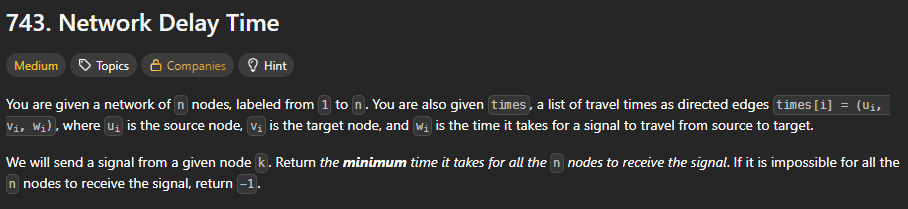
#> input picture backend/evidence/SR-2026-ED2F/4.1.png, 908 x 209 px
$ python -i corruption_forensics.py   (imports and definitions only)
#> lines starting #> are read from the running program, lines starting #| are printed output that depends on the picture; after the words box and inside, x2 and y2 are one past the last pixel; in counts of white or black regions, pixels touching at a corner belong together
# import cv2
# import numpy as np
# from PIL import Image

# def analyze_corruption(
#     image_path,
#     image_type
# ):
#     corruption_score = 0
#     reasons = []
#     artifact_types = []

#     # ====================================
#     # SKIP CORRUPTION ANALYSIS
#     # FOR DESIGNED MEDIA
#     # ====================================

#     if image_type in [
#         "graphic_design",
#         "poster",
#         "digital_artwork",
#         "web_ui"
#     ]:
#         return {
#             "corruption_detected": False,
#             "corruption_score": 0,
#             "risk_level": "LOW",
#             "artifact_types": [],
#             "horizontal_score": 0,
#             "vertical_score": 0,
#             "black_ratio": 0,
#             "block_damage_count": 0,
#             "reasons": [
#                 "Corruption analysis not applicable to graphic design"
#             ]
#         }

#     try:
#         # ====================================
#         # FILE INTEGRITY CHECK
#         # ====================================
#         try:
#             img = Image.open(image_path)
#             img.verify()

#         except Exception:
#             corruption_score += 50
#             reasons.append(
#                 "Image file structure corrupted"
#             )

#             artifact_types.append(
#                 "File Corruption"
#             )

#         # ====================================
#         # LOAD IMAGE
#         # ====================================
#         image = cv2.imread(image_path)
#         if image is None:
#             return {
#                 "corruption_detected": True,
#                 "corruption_score": 100,
#                 "risk_level": "HIGH",
#                 "artifact_types": [
#                     "Unreadable Image"
#                 ],

#                 "reasons": [
#                     "Image could not be decoded"
#                 ]
#             }

#         gray = cv2.cvtColor(
#             image,
#             cv2.COLOR_BGR2GRAY
#         )

#         height, width = gray.shape

#         # ====================================
#         # HORIZONTAL ARTIFACTS
#         # ====================================
#         horizontal_diff = np.mean(
#             np.abs(
#                 gray[1:, :].astype(np.float32)
#                 -
#                 gray[:-1, :].astype(np.float32)
#             )
#         )

#         if (
#             image_type == "camera_photo"
#             and horizontal_diff > 45
#         ):
#             corruption_score += 20
#             reasons.append(
#                 "Horizontal corruption artifacts detected"
#             )

#             artifact_types.append(
#                 "Horizontal Corruption"
#             )

#         # ====================================
#         # VERTICAL ARTIFACTS
#         # ====================================
#         vertical_diff = np.mean(
#             np.abs(
#                 gray[:, 1:].astype(np.float32)
#                 -
#                 gray[:, :-1].astype(np.float32)
#             )
#         )

#         if (
#             image_type == "camera_photo"
#             and vertical_diff > 45
#         ):
#             corruption_score += 20
#             reasons.append(
#                 "Vertical corruption artifacts detected"
#             )

#             artifact_types.append(
#                 "Vertical Corruption"
#             )

#         # ====================================
#         # BLACK REGION ANALYSIS
#         # ====================================
#         black_pixels = np.sum(
#             gray < 5
#         )

#         black_ratio = (
#             black_pixels
#             /
#             (height * width)
#         )

#         if (
#             image_type == "camera_photo"
#             and black_ratio > 0.25
#         ):
#             corruption_score += 15
#             reasons.append(
#                 "Large damaged black region detected"
#             )

#             artifact_types.append(
#                 "Missing Image Region"
#             )

#         # ====================================
#         # PIXEL BLOCK ANALYSIS
#         # ====================================
#         block_damage_count = 0
#         block_size = 16
#         for y in range(
#             0,
#             height - block_size,
#             block_size
#         ):
#             for x in range(
#                 0,
#                 width - block_size,
#                 block_size
#             ):
#                 block = gray[
#                     y:y + block_size,
#                     x:x + block_size
#                 ]

#                 std = np.std(block)

#                 if std < 2:
#                     block_damage_count += 1

#         if (
#             image_type == "camera_photo"
#             and block_damage_count > 5000
#         ):
#             corruption_score += 25
#             reasons.append(
#                 "Pixel block corruption detected"
#             )
#             artifact_types.append(
#                 "Block Corruption"
#             )

#         # ====================================
#         # CAMERA PHOTO NORMALIZATION
#         # ====================================
#         if image_type == "camera_photo":
#             corruption_score *= 0.5
#             corruption_score = int(
#                 corruption_score
#             )

#         # ====================================
#         # FINAL RISK
#         # ====================================
#         if corruption_score >= 60:
#             risk = "HIGH"

#         elif corruption_score >= 30:
#             risk = "MEDIUM"

#         else:
#             risk = "LOW"

#         return {
#             "corruption_detected":
#                 corruption_score > 0,
#             "corruption_score":
#                 corruption_score,
#             "risk_level":
#                 risk,
#             "artifact_types":
#                 artifact_types,
#             "horizontal_score":
#                 round(horizontal_diff, 2),
#             "vertical_score":
#                 round(vertical_diff, 2),
#             "black_ratio":
#                 round(black_ratio, 4),
#             "block_damage_count":
#                 block_damage_count,
#             "reasons":
#                 reasons
#         }

#     except Exception as e:
#         return {
#             "corruption_detected": False,
#             "corruption_score": 0,
#             "risk_level": "UNKNOWN",
#             "artifact_types": [],
#             "reasons": [
#                 str(e)
#             ]
#         }


import cv2
import numpy as np


def analyze_corruption(image_path: str, image_type: str = "unknown"):
#> called with image_path = '../evidence/SR-2026-ED2F/4.1.png', image_type = 'unknown'
    image = cv2.imread(image_path)
#> image is the input picture: shape (209, 908, 3); mean B, G, R 50.4, 50.6, 50.7

    if image is None:
        return {
            "corruption_detected": True,
            "corruption_score": 100,
            "risk_level": "HIGH",
            "artifact_types": ["Image decoding failed"],
            "horizontal_score": 100,
            "vertical_score": 0,
            "block_damage_count": 0,
            "color_distortion_score": 0,
            "glitch_pixel_ratio": 0,
            "region_difference": 0,
            "reasons": [
                "The image could not be decoded correctly."
            ]
        }

    height, width = image.shape[:2]
#> height = 209; width = 908
    gray = cv2.cvtColor(image, cv2.COLOR_BGR2GRAY)
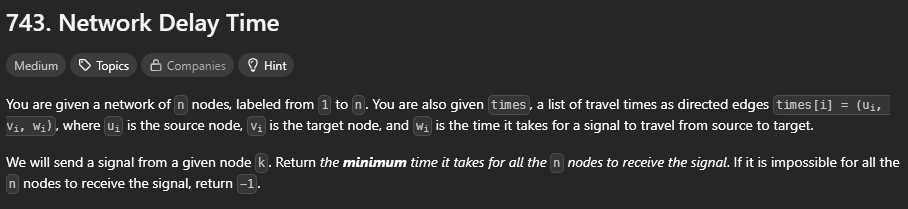
#> gray: shape (209, 908); min 38, max 255, mean 50.6

    # 1. Horizontal scanline / glitch detection
    row_means = np.mean(gray, axis=1)
#> row_means = 209 values, max 148.8 at index 160, min 38 at index 0, mean 50.64
    row_differences = np.abs(np.diff(row_means))
#> row_differences = 208 values, max 95.89 at index 159, min 0 at index 0, mean 5.65

    horizontal_score = float(np.mean(row_differences) * 2.5)
#> horizontal_score = 14.13

    # 2. RGB color-channel distortion
    blue, green, red = cv2.split(image)
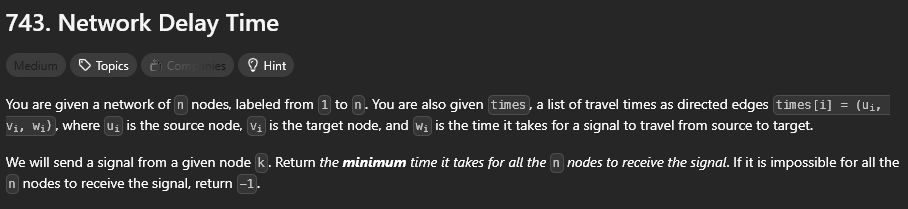
#> blue: shape (209, 908); min 17, max 255, mean 50.4

    channel_difference = (
        np.mean(np.abs(red.astype(np.float32) - green.astype(np.float32)))
        + np.mean(np.abs(green.astype(np.float32) - blue.astype(np.float32)))
        + np.mean(np.abs(red.astype(np.float32) - blue.astype(np.float32)))
    ) / 3
#> channel_difference = 4.54

    color_distortion_score = float(channel_difference)
#> color_distortion_score = 4.54

    # 3. Top and bottom region difference
    top_half = image[: height // 2]
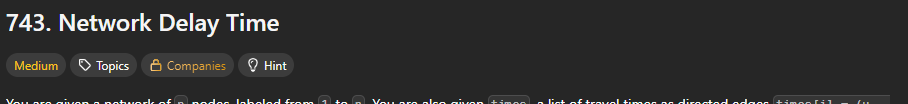
#> top_half: shape (104, 908, 3); mean B, G, R 46, 46.4, 46.6
    bottom_half = image[height // 2 :]
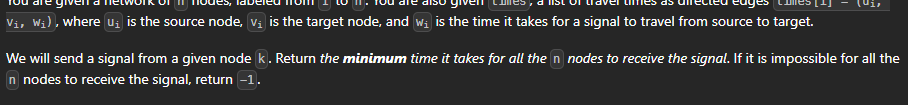
#> bottom_half: shape (105, 908, 3); mean B, G, R 54.9, 54.8, 54.9

    top_std = float(np.std(top_half))
#> top_std = 34.42
    bottom_std = float(np.std(bottom_half))
#> bottom_std = 51.37

    region_difference = abs(bottom_std - top_std)
#> region_difference = 16.95

    # 4. High-saturation glitch pixels
    hsv = cv2.cvtColor(image, cv2.COLOR_BGR2HSV)
#> hsv: shape (209, 908, 3); mean H, S, V 4.9, 8.9, 54

    saturation = hsv[:, :, 1]
    value = hsv[:, :, 2]
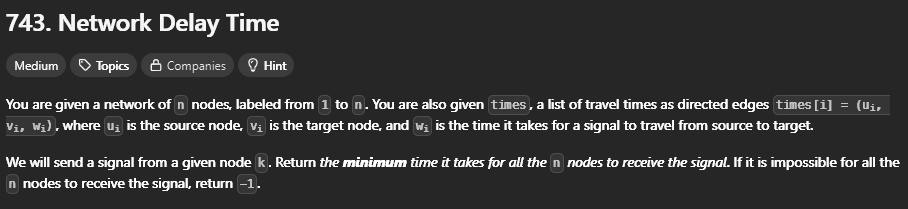
#> value: shape (209, 908); min 38, max 255, mean 54

    glitch_mask = (
        (saturation > 180) &
        (value > 120)
    )
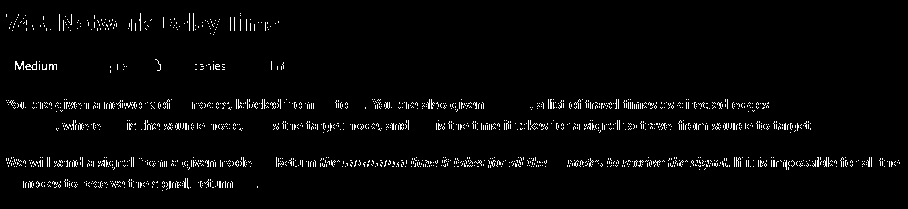
#> glitch_mask: shape (209, 908) bool; 2.9% white in thin lines or dots, all inside (x1, y1, x2, y2) = (6, 13, 900, 191)

    glitch_pixel_ratio = float(
        np.sum(glitch_mask) / glitch_mask.size
    )
#> glitch_pixel_ratio = 0.0287

    glitch_pixel_score = glitch_pixel_ratio * 100
#> glitch_pixel_score = 2.87

    # 5. Pixel block damage
    edges = cv2.Canny(gray, 80, 180)
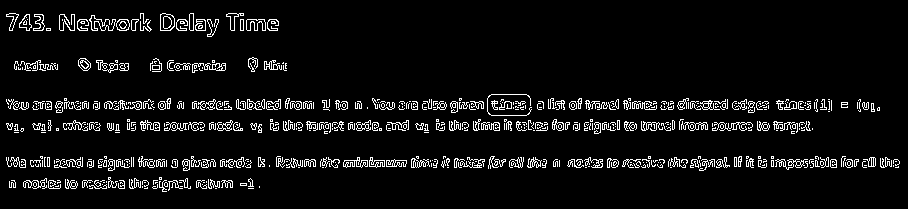
#> edges: shape (209, 908); 6.4% white in thin lines or dots, all inside (x1, y1, x2, y2) = (6, 13, 900, 192)
    horizontal_edges = np.sum(edges, axis=1)
#> horizontal_edges = 209 values, max 98940 at index 103, min 0 at index 0, mean 14783.9

    abnormal_rows = np.sum(
        horizontal_edges > np.mean(horizontal_edges) * 2
    )
#> abnormal_rows = 29

    block_damage_count = int(abnormal_rows)
#> block_damage_count = 29

    # Final corruption score
    corruption_score = (
        min(horizontal_score, 35)
        + min(color_distortion_score / 3, 25)
        + min(region_difference / 2, 20)
        + min(glitch_pixel_score, 20)
    )
#> corruption_score = 26.99

    corruption_score = min(round(corruption_score, 2), 100)

    artifact_types = []
    reasons = []

    if horizontal_score > 12:
        artifact_types.append("Horizontal scanline corruption")
        reasons.append(
            "Strong horizontal scanline patterns detected."
        )

    if color_distortion_score > 45:
        artifact_types.append("Color channel distortion")
        reasons.append(
            "Abnormal RGB color-channel separation detected."
        )

    if region_difference > 20:
        artifact_types.append("Abrupt image region distortion")
        reasons.append(
            "Large visual difference detected between image regions."
        )

    if glitch_pixel_ratio > 0.12:
        artifact_types.append("High saturation glitch artifacts")
        reasons.append(
            "Large area contains abnormal saturated pixel patterns."
        )

    if block_damage_count > 20:
        artifact_types.append("Pixel block damage")
        reasons.append(
            "Repeated abnormal horizontal pixel blocks detected."
        )

    corruption_detected = corruption_score >= 35
#> corruption_detected = False

    if corruption_score >= 70:
        risk_level = "HIGH"
    elif corruption_score >= 35:
        risk_level = "MEDIUM"
    else:
        risk_level = "LOW"

    if not reasons:
        reasons.append(
            "No significant visual corruption artifacts detected."
        )

    return {
        "corruption_detected": corruption_detected,
        "corruption_score": corruption_score,
        "risk_level": risk_level,
        "artifact_types": artifact_types,
        "horizontal_score": round(horizontal_score, 2),
        "vertical_score": 0,
        "block_damage_count": block_damage_count,
        "color_distortion_score": round(
            color_distortion_score,
            2
        ),
        "glitch_pixel_ratio": round(
            glitch_pixel_ratio,
            4
        ),
        "region_difference": round(
            region_difference,
            2
        ),
        "reasons": reasons
    }

>>> result = analyze_corruption('../evidence/SR-2026-ED2F/4.1.png')
#> result = 11 items
